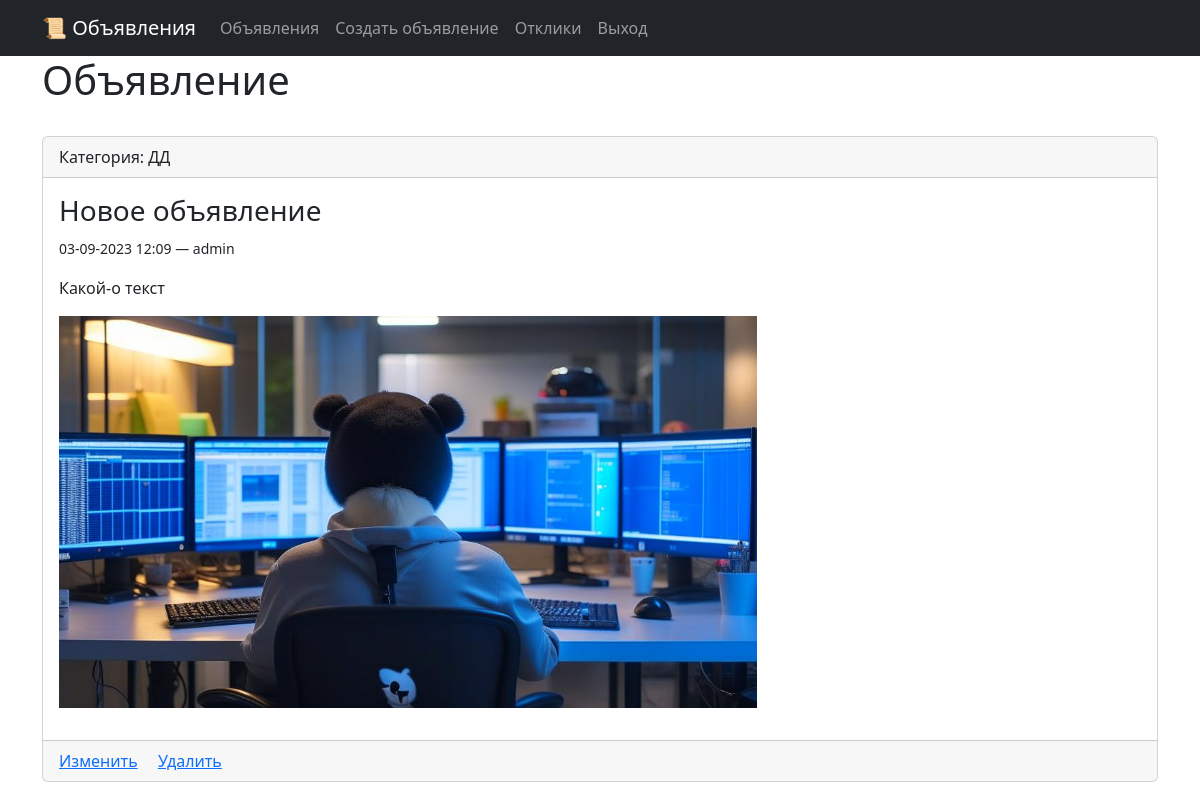
/posts/16/ (signed in), run on the app's committed database.
### boardapp/models.py (models this page shows, shortened)
class Post(models.Model):
    user = models.ForeignKey(User, on_delete=models.CASCADE, related_name='user_posts')
    title = models.CharField(max_length=128)
    content = models.TextField()
    dateCreation = models.DateTimeField(auto_now_add=True)
    TANK = 'TK'
    HEAL = 'HL'
    DD = 'DD'
    MERCHANT = 'MC'
    GUILDMASTER = 'GM'
    QUESTGIVER = 'QG'
    BLACKSMITH = 'BS'
    LEATHERWORKER = 'LW'
    POTIONSMASTER = 'PM'
    SPELLMASTER = 'SM'
    CATEGORY_CHOICES = (
        (TANK, 'Танки'),
        (HEAL, 'Хилы'),
        (DD, 'ДД'),
        (MERCHANT, 'Торговцы'),
        (GUILDMASTER, 'Гилдмастеры'),
        (QUESTGIVER, 'Квестгиверы'),
        (BLACKSMITH, 'Кузнецы'),
        (LEATHERWORKER, 'Кожевники'),
        (POTIONSMASTER, 'Зельевары'),
        (SPELLMASTER, 'Мастера заклинаний'),
    )
    categoryType = models.CharField(max_length=2, choices=CATEGORY_CHOICES)

### boardapp/views.py (the view, shortened to what this page needs)
# urls.py: path('posts/<int:pk>/', PostDetail.as_view(), name='post_detail'),
class PostDetail(LoginRequiredMixin, FormView, DetailView):
    model = Post
    form_class = ReplyForm
    template_name='boardapp/postdetail.html'
    context_object_name='post'
    success_url = reverse_lazy('add_reply_success')
    def get_context_data(self, **kwargs):
        context = super().get_context_data(**kwargs)
        context['post'] = Post.objects.get(pk=self.kwargs['pk'])
        return context

### boardapp/templates/boardapp/postdetail.html (shortened to what this page needs)
{% extends 'layout/default.html' %}
{% block content %}
<h1>Объявление</h1>
<br>
<div class="card">
    <div class="card-header">
        Категория: {{ post.get_categoryType_display }}
    </div>
    <div class="card-body">
        <h3 class="card-title">{{ post.title }}</h3>
        <p class="card-text"><small class="text-body-secondary">{{ post.dateCreation|date:'d-m-Y h:m' }} — {{ post.user.username }}</small></p>
        <p class="card-text">{{ post.content | safe }}</p>
    </div>
    {% if post.user == request.user %}
    <div class="card-footer text-body-secondary">
        <a href="{% url 'post_update' post.id %}" class="card-link">Изменить</a>
        <a href="{% url 'post_delete' post.id %}" class="card-link">Удалить</a>
    </div>
    {% endif %}
</div>
{% endblock content %}

### data on the page
Post: categoryType "ДД", title "Новое объявление", dateCreation "03-09-2023 12:09", user.username "admin", content "Какой-о текст", content (picture)
